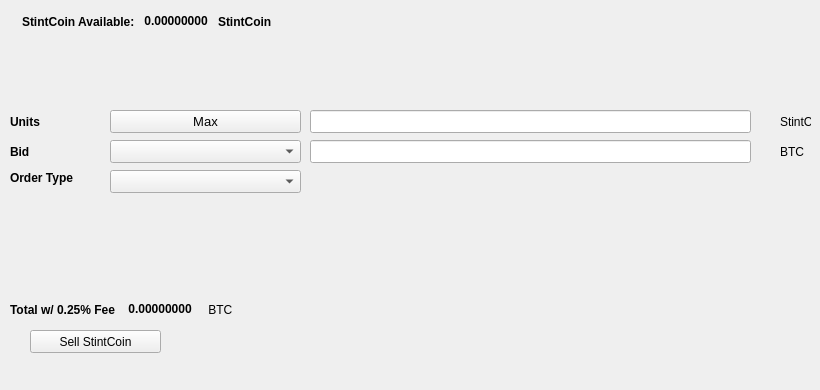
   <widget class="QWidget" name="SellTab">
    <attribute name="title">
     <string>Sell</string>
    </attribute>
    <widget class="QLabel" name="label_16">
     <property name="geometry">
      <rect>
       <x>780</x>
       <y>140</y>
       <width>31</width>
       <height>23</height>
      </rect>
     </property>
     <property name="text">
      <string>BTC</string>
     </property>
    </widget>
    <widget class="QComboBox" name="SellBidcomboBox">
     <property name="geometry">
      <rect>
       <x>110</x>
       <y>140</y>
       <width>191</width>
       <height>23</height>
      </rect>
     </property>
     <property name="font">
      <font>
       <pointsize>10</pointsize>
      </font>
     </property>
    </widget>
    <widget class="QLabel" name="label_18">
     <property name="geometry">
      <rect>
       <x>10</x>
       <y>110</y>
       <width>46</width>
       <height>23</height>
      </rect>
     </property>
     <property name="font">
      <font>
       <weight>75</weight>
       <bold>true</bold>
      </font>
     </property>
     <property name="text">
      <string>Units</string>
     </property>
    </widget>
    <widget class="QPushButton" name="Sell_Max_Amount">
     <property name="geometry">
      <rect>
       <x>110</x>
       <y>110</y>
       <width>191</width>
       <height>23</height>
      </rect>
     </property>
     <property name="font">
      <font>
       <pointsize>10</pointsize>
      </font>
     </property>
     <property name="text">
      <string>Max</string>
     </property>
    </widget>
    <widget class="QLabel" name="label_20">
     <property name="geometry">
      <rect>
       <x>10</x>
       <y>170</y>
       <width>91</width>
       <height>16</height>
      </rect>
     </property>
     <property name="font">
      <font>
       <weight>75</weight>
       <bold>true</bold>
      </font>
     </property>
     <property name="text">
      <string>Order Type</string>
     </property>
    </widget>
    <widget class="QComboBox" name="SellOrdertypeCombo">
     <property name="geometry">
      <rect>
       <x>110</x>
       <y>170</y>
       <width>191</width>
       <height>23</height>
      </rect>
     </property>
     <property name="font">
      <font>
       <pointsize>10</pointsize>
      </font>
     </property>
    </widget>
    <widget class="QLabel" name="label_21">
     <property name="geometry">
      <rect>
       <x>10</x>
       <y>140</y>
       <width>46</width>
       <height>23</height>
      </rect>
     </property>
     <property name="font">
      <font>
       <weight>75</weight>
       <bold>true</bold>
      </font>
     </property>
     <property name="text">
      <string>Bid</string>
     </property>
    </widget>
    <widget class="QLabel" name="label_22">
     <property name="geometry">
      <rect>
       <x>780</x>
       <y>110</y>
       <width>31</width>
       <height>23</height>
      </rect>
     </property>
     <property name="text">
      <string>StintCoin</string>
     </property>
    </widget>
    <widget class="QLineEdit" name="UnitsInputStintCoin">
     <property name="geometry">
      <rect>
       <x>310</x>
       <y>110</y>
       <width>441</width>
       <height>23</height>
      </rect>
     </property>
     <property name="font">
      <font>
       <pointsize>9</pointsize>
       <weight>75</weight>
       <bold>true</bold>
      </font>
     </property>
    </widget>
    <widget class="QLineEdit" name="SellBidPriceEdit">
     <property name="geometry">
      <rect>
       <x>310</x>
       <y>140</y>
       <width>441</width>
       <height>23</height>
      </rect>
     </property>
     <property name="font">
      <font>
       <pointsize>9</pointsize>
       <weight>75</weight>
       <bold>true</bold>
      </font>
     </property>
    </widget>
    <widget class="QPushButton" name="SellStintCoinBTN">
     <property name="geometry">
      <rect>
       <x>30</x>
       <y>330</y>
       <width>131</width>
       <height>23</height>
      </rect>
     </property>
     <property name="text">
      <string>Sell StintCoin</string>
     </property>
     <property name="icon">
      <iconset resource="../stintcoin">
       <normaloff>:/icons/bitcoin</normaloff>:/icons/bitcoin</iconset>
     </property>
    </widget>
    <widget class="QWidget" name="layoutWidget3">
     <property name="geometry">
      <rect>
       <x>22</x>
       <y>12</y>
       <width>258</width>
       <height>19</height>
      </rect>
     </property>
     <layout class="QHBoxLayout" name="horizontalLayout">
      <item>
       <widget class="QLabel" name="label232_2">
        <property name="font">
         <font>
          <weight>75</weight>
          <bold>true</bold>
         </font>
        </property>
        <property name="text">
         <string>StintCoin Available:</string>
        </property>
       </widget>
      </item>
      <item>
       <widget class="QLabel" name="StintCoinAvailableLabel">
        <property name="palette">
         <palette>
          <active>
           <colorrole role="WindowText">
            <brush brushstyle="SolidPattern">
             <color alpha="255">
              <red>0</red>
              <green>0</green>
              <blue>0</blue>
             </color>
            </brush>
           </colorrole>
           <colorrole role="Button">
            <brush brushstyle="SolidPattern">
             <color alpha="255">
              <red>0</red>
              <green>170</green>
              <blue>0</blue>
             </color>
            </brush>
           </colorrole>
           <colorrole role="Light">
            <brush brushstyle="SolidPattern">
             <color alpha="255">
              <red>0</red>
              <green>255</green>
              <blue>0</blue>
             </color>
            </brush>
           </colorrole>
           <colorrole role="Midlight">
            <brush brushstyle="SolidPattern">
             <color alpha="255">
              <red>0</red>
              <green>212</green>
              <blue>0</blue>
             </color>
            </brush>
           </colorrole>
           <colorrole role="Dark">
            <brush brushstyle="SolidPattern">
             <color alpha="255">
              <red>0</red>
              <green>85</green>
              <blue>0</blue>
             </color>
            </brush>
           </colorrole>
           <colorrole role="Mid">
            <brush brushstyle="SolidPattern">
             <color alpha="255">
              <red>0</red>
              <green>113</green>
              <blue>0</blue>
             </color>
            </brush>
           </colorrole>
           <colorrole role="Text">
            <brush brushstyle="SolidPattern">
             <color alpha="255">
              <red>0</red>
              <green>170</green>
              <blue>0</blue>
             </color>
            </brush>
           </colorrole>
           <colorrole role="BrightText">
            <brush brushstyle="SolidPattern">
             <color alpha="255">
              <red>255</red>
              <green>255</green>
              <blue>255</blue>
             </color>
            </brush>
           </colorrole>
           <colorrole role="ButtonText">
            <brush brushstyle="SolidPattern">
             <color alpha="255">
              <red>0</red>
              <green>0</green>
              <blue>0</blue>
             </color>
            </brush>
           </colorrole>
           <colorrole role="Base">
            <brush brushstyle="SolidPattern">
             <color alpha="255">
              <red>255</red>
              <green>255</green>
              <blue>255</blue>
             </color>
            </brush>
           </colorrole>
           <colorrole role="Window">
            <brush brushstyle="SolidPattern">
             <color alpha="255">
              <red>0</red>
              <green>170</green>
              <blue>0</blue>
             </color>
            </brush>
           </colorrole>
           <colorrole role="Shadow">
            <brush brushstyle="SolidPattern">
             <color alpha="255">
              <red>0</red>
              <green>0</green>
              <blue>0</blue>
             </color>
            </brush>
           </colorrole>
           <colorrole role="AlternateBase">
            <brush brushstyle="SolidPattern">
             <color alpha="255">
              <red>127</red>
              <green>212</green>
              <blue>127</blue>
             </color>
            </brush>
           </colorrole>
           <colorrole role="ToolTipBase">
            <brush brushstyle="SolidPattern">
             <color alpha="255">
              <red>255</red>
              <green>255</green>
              <blue>220</blue>
             </color>
            </brush>
           </colorrole>
           <colorrole role="ToolTipText">
            <brush brushstyle="SolidPattern">
             <color alpha="255">
              <red>0</red>
              <green>0</green>
              <blue>0</blue>
             </color>
            </brush>
           </colorrole>
          </active>
          <inactive>
           <colorrole role="WindowText">
            <brush brushstyle="SolidPattern">
             <color alpha="255">
              <red>0</red>
              <green>0</green>
              <blue>0</blue>
             </color>
            </brush>
           </colorrole>
           <colorrole role="Button">
            <brush brushstyle="SolidPattern">
             <color alpha="255">
              <red>0</red>
              <green>170</green>
              <blue>0</blue>
             </color>
            </brush>
           </colorrole>
           <colorrole role="Light">
            <brush brushstyle="SolidPattern">
             <color alpha="255">
              <red>0</red>
              <green>255</green>
              <blue>0</blue>
             </color>
            </brush>
           </colorrole>
           <colorrole role="Midlight">
            <brush brushstyle="SolidPattern">
             <color alpha="255">
              <red>0</red>
              <green>212</green>
              <blue>0</blue>
             </color>
            </brush>
           </colorrole>
           <colorrole role="Dark">
            <brush brushstyle="SolidPattern">
             <color alpha="255">
              <red>0</red>
              <green>85</green>
              <blue>0</blue>
             </color>
            </brush>
           </colorrole>
           <colorrole role="Mid">
            <brush brushstyle="SolidPattern">
             <color alpha="255">
              <red>0</red>
              <green>113</green>
              <blue>0</blue>
             </color>
            </brush>
           </colorrole>
           <colorrole role="Text">
            <brush brushstyle="SolidPattern">
             <color alpha="255">
              <red>0</red>
              <green>170</green>
              <blue>0</blue>
             </color>
            </brush>
           </colorrole>
           <colorrole role="BrightText">
            <brush brushstyle="SolidPattern">
             <color alpha="255">
              <red>255</red>
              <green>255</green>
              <blue>255</blue>
             </color>
            </brush>
           </colorrole>
           <colorrole role="ButtonText">
            <brush brushstyle="SolidPattern">
             <color alpha="255">
              <red>0</red>
              <green>0</green>
              <blue>0</blue>
             </color>
            </brush>
           </colorrole>
           <colorrole role="Base">
            <brush brushstyle="SolidPattern">
             <color alpha="255">
              <red>255</red>
              <green>255</green>
              <blue>255</blue>
             </color>
            </brush>
           </colorrole>
           <colorrole role="Window">
            <brush brushstyle="SolidPattern">
             <color alpha="255">
              <red>0</red>
              <green>170</green>
              <blue>0</blue>
             </color>
            </brush>
           </colorrole>
           <colorrole role="Shadow">
            <brush brushstyle="SolidPattern">
             <color alpha="255">
              <red>0</red>
              <green>0</green>
              <blue>0</blue>
             </color>
            </brush>
           </colorrole>
           <colorrole role="AlternateBase">
            <brush brushstyle="SolidPattern">
             <color alpha="255">
              <red>127</red>
              <green>212</green>
              <blue>127</blue>
             </color>
            </brush>
           </colorrole>
           <colorrole role="ToolTipBase">
            <brush brushstyle="SolidPattern">
             <color alpha="255">
              <red>255</red>
              <green>255</green>
              <blue>220</blue>
             </color>
            </brush>
           </colorrole>
           <colorrole role="ToolTipText">
            <brush brushstyle="SolidPattern">
             <color alpha="255">
              <red>0</red>
              <green>0</green>
              <blue>0</blue>
             </color>
            </brush>
           </colorrole>
          </inactive>
          <disabled>
           <colorrole role="WindowText">
            <brush brushstyle="SolidPattern">
             <color alpha="255">
              <red>0</red>
              <green>85</green>
              <blue>0</blue>
             </color>
            </brush>
           </colorrole>
           <colorrole role="Button">
            <brush brushstyle="SolidPattern">
             <color alpha="255">
              <red>0</red>
              <green>170</green>
              <blue>0</blue>
             </color>
            </brush>
           </colorrole>
           <colorrole role="Light">
            <brush brushstyle="SolidPattern">
             <color alpha="255">
              <red>0</red>
              <green>255</green>
              <blue>0</blue>
             </color>
            </brush>
           </colorrole>
           <colorrole role="Midlight">
            <brush brushstyle="SolidPattern">
             <color alpha="255">
              <red>0</red>
              <green>212</green>
              <blue>0</blue>
             </color>
            </brush>
           </colorrole>
           <colorrole role="Dark">
            <brush brushstyle="SolidPattern">
             <color alpha="255">
              <red>0</red>
              <green>85</green>
              <blue>0</blue>
             </color>
            </brush>
           </colorrole>
           <colorrole role="Mid">
            <brush brushstyle="SolidPattern">
             <color alpha="255">
              <red>0</red>
              <green>113</green>
              <blue>0</blue>
             </color>
            </brush>
           </colorrole>
           <colorrole role="Text">
            <brush brushstyle="SolidPattern">
             <color alpha="255">
              <red>0</red>
              <green>85</green>
              <blue>0</blue>
             </color>
            </brush>
           </colorrole>
           <colorrole role="BrightText">
            <brush brushstyle="SolidPattern">
             <color alpha="255">
              <red>255</red>
              <green>255</green>
              <blue>255</blue>
             </color>
            </brush>
           </colorrole>
           <colorrole role="ButtonText">
            <brush brushstyle="SolidPattern">
             <color alpha="255">
              <red>0</red>
              <green>85</green>
              <blue>0</blue>
             </color>
            </brush>
           </colorrole>
           <colorrole role="Base">
            <brush brushstyle="SolidPattern">
             <color alpha="255">
              <red>0</red>
              <green>170</green>
              <blue>0</blue>
             </color>
            </brush>
           </colorrole>
           <colorrole role="Window">
            <brush brushstyle="SolidPattern">
             <color alpha="255">
              <red>0</red>
              <green>170</green>
              <blue>0</blue>
             </color>
            </brush>
           </colorrole>
           <colorrole role="Shadow">
            <brush brushstyle="SolidPattern">
             <color alpha="255">
              <red>0</red>
              <green>0</green>
              <blue>0</blue>
             </color>
            </brush>
           </colorrole>
           <colorrole role="AlternateBase">
            <brush brushstyle="SolidPattern">
             <color alpha="255">
              <red>0</red>
              <green>170</green>
              <blue>0</blue>
             </color>
            </brush>
           </colorrole>
           <colorrole role="ToolTipBase">
            <brush brushstyle="SolidPattern">
             <color alpha="255">
              <red>255</red>
              <green>255</green>
              <blue>220</blue>
             </color>
            </brush>
           </colorrole>
           <colorrole role="ToolTipText">
            <brush brushstyle="SolidPattern">
             <color alpha="255">
              <red>0</red>
              <green>0</green>
              <blue>0</blue>
             </color>
            </brush>
           </colorrole>
          </disabled>
         </palette>
        </property>
        <property name="font">
         <font>
          <weight>75</weight>
          <bold>true</bold>
         </font>
        </property>
        <property name="text">
         <string> 0.00000000 </string>
        </property>
        <property name="textInteractionFlags">
         <set>Qt::LinksAccessibleByMouse|Qt::TextSelectableByKeyboard|Qt::TextSelectableByMouse</set>
        </property>
       </widget>
      </item>
      <item>
       <widget class="QLabel" name="labelStintCoin">
        <property name="font">
         <font>
          <weight>75</weight>
          <bold>true</bold>
         </font>
        </property>
        <property name="text">
         <string>StintCoin</string>
        </property>
       </widget>
      </item>
     </layout>
    </widget>
    <widget class="QWidget" name="layoutWidget">
     <property name="geometry">
      <rect>
       <x>10</x>
       <y>300</y>
       <width>268</width>
       <height>19</height>
      </rect>
     </property>
     <layout class="QHBoxLayout" name="horizontalLayout_2">
      <item>
       <widget class="QLabel" name="label_19">
        <property name="font">
         <font>
          <weight>75</weight>
          <bold>true</bold>
         </font>
        </property>
        <property name="text">
         <string>Total w/ 0.25% Fee </string>
        </property>
       </widget>
      </item>
      <item>
       <widget class="QLabel" name="SellCostLabel">
        <property name="palette">
         <palette>
          <active>
           <colorrole role="WindowText">
            <brush brushstyle="SolidPattern">
             <color alpha="255">
              <red>0</red>
              <green>0</green>
              <blue>0</blue>
             </color>
            </brush>
           </colorrole>
           <colorrole role="Button">
            <brush brushstyle="SolidPattern">
             <color alpha="255">
              <red>0</red>
              <green>170</green>
              <blue>0</blue>
             </color>
            </brush>
           </colorrole>
           <colorrole role="Light">
            <brush brushstyle="SolidPattern">
             <color alpha="255">
              <red>0</red>
              <green>255</green>
              <blue>0</blue>
             </color>
            </brush>
           </colorrole>
           <colorrole role="Midlight">
            <brush brushstyle="SolidPattern">
             <color alpha="255">
              <red>0</red>
              <green>212</green>
              <blue>0</blue>
             </color>
            </brush>
           </colorrole>
           <colorrole role="Dark">
            <brush brushstyle="SolidPattern">
             <color alpha="255">
              <red>0</red>
              <green>85</green>
              <blue>0</blue>
             </color>
            </brush>
           </colorrole>
           <colorrole role="Mid">
            <brush brushstyle="SolidPattern">
             <color alpha="255">
              <red>0</red>
              <green>113</green>
              <blue>0</blue>
             </color>
            </brush>
           </colorrole>
           <colorrole role="Text">
            <brush brushstyle="SolidPattern">
             <color alpha="255">
              <red>0</red>
              <green>170</green>
              <blue>0</blue>
             </color>
            </brush>
           </colorrole>
           <colorrole role="BrightText">
            <brush brushstyle="SolidPattern">
             <color alpha="255">
              <red>255</red>
              <green>255</green>
              <blue>255</blue>
             </color>
            </brush>
           </colorrole>
           <colorrole role="ButtonText">
            <brush brushstyle="SolidPattern">
             <color alpha="255">
              <red>0</red>
              <green>0</green>
              <blue>0</blue>
             </color>
            </brush>
           </colorrole>
           <colorrole role="Base">
            <brush brushstyle="SolidPattern">
             <color alpha="255">
              <red>255</red>
              <green>255</green>
              <blue>255</blue>
             </color>
            </brush>
           </colorrole>
           <colorrole role="Window">
            <brush brushstyle="SolidPattern">
             <color alpha="255">
              <red>0</red>
              <green>170</green>
              <blue>0</blue>
             </color>
            </brush>
           </colorrole>
           <colorrole role="Shadow">
            <brush brushstyle="SolidPattern">
             <color alpha="255">
              <red>0</red>
              <green>0</green>
              <blue>0</blue>
             </color>
            </brush>
           </colorrole>
           <colorrole role="AlternateBase">
            <brush brushstyle="SolidPattern">
             <color alpha="255">
              <red>127</red>
              <green>212</green>
              <blue>127</blue>
             </color>
            </brush>
           </colorrole>
           <colorrole role="ToolTipBase">
            <brush brushstyle="SolidPattern">
             <color alpha="255">
              <red>255</red>
              <green>255</green>
              <blue>220</blue>
             </color>
            </brush>
           </colorrole>
           <colorrole role="ToolTipText">
            <brush brushstyle="SolidPattern">
             <color alpha="255">
              <red>0</red>
              <green>0</green>
              <blue>0</blue>
             </color>
            </brush>
           </colorrole>
          </active>
          <inactive>
           <colorrole role="WindowText">
            <brush brushstyle="SolidPattern">
             <color alpha="255">
              <red>0</red>
              <green>0</green>
              <blue>0</blue>
             </color>
            </brush>
           </colorrole>
           <colorrole role="Button">
            <brush brushstyle="SolidPattern">
             <color alpha="255">
              <red>0</red>
              <green>170</green>
              <blue>0</blue>
             </color>
            </brush>
           </colorrole>
           <colorrole role="Light">
            <brush brushstyle="SolidPattern">
             <color alpha="255">
              <red>0</red>
              <green>255</green>
              <blue>0</blue>
             </color>
            </brush>
           </colorrole>
           <colorrole role="Midlight">
            <brush brushstyle="SolidPattern">
             <color alpha="255">
              <red>0</red>
              <green>212</green>
              <blue>0</blue>
             </color>
            </brush>
           </colorrole>
           <colorrole role="Dark">
            <brush brushstyle="SolidPattern">
             <color alpha="255">
              <red>0</red>
              <green>85</green>
              <blue>0</blue>
             </color>
            </brush>
           </colorrole>
           <colorrole role="Mid">
            <brush brushstyle="SolidPattern">
             <color alpha="255">
              <red>0</red>
              <green>113</green>
              <blue>0</blue>
             </color>
            </brush>
           </colorrole>
           <colorrole role="Text">
            <brush brushstyle="SolidPattern">
             <color alpha="255">
              <red>0</red>
              <green>170</green>
              <blue>0</blue>
             </color>
            </brush>
           </colorrole>
           <colorrole role="BrightText">
            <brush brushstyle="SolidPattern">
             <color alpha="255">
              <red>255</red>
              <green>255</green>
              <blue>255</blue>
             </color>
            </brush>
           </colorrole>
           <colorrole role="ButtonText">
            <brush brushstyle="SolidPattern">
             <color alpha="255">
              <red>0</red>
              <green>0</green>
              <blue>0</blue>
             </color>
            </brush>
           </colorrole>
           <colorrole role="Base">
            <brush brushstyle="SolidPattern">
             <color alpha="255">
              <red>255</red>
              <green>255</green>
              <blue>255</blue>
             </color>
            </brush>
           </colorrole>
           <colorrole role="Window">
            <brush brushstyle="SolidPattern">
             <color alpha="255">
              <red>0</red>
              <green>170</green>
              <blue>0</blue>
             </color>
            </brush>
           </colorrole>
           <colorrole role="Shadow">
            <brush brushstyle="SolidPattern">
             <color alpha="255">
              <red>0</red>
              <green>0</green>
              <blue>0</blue>
             </color>
            </brush>
           </colorrole>
           <colorrole role="AlternateBase">
            <brush brushstyle="SolidPattern">
             <color alpha="255">
              <red>127</red>
              <green>212</green>
              <blue>127</blue>
             </color>
            </brush>
           </colorrole>
           <colorrole role="ToolTipBase">
            <brush brushstyle="SolidPattern">
             <color alpha="255">
              <red>255</red>
              <green>255</green>
              <blue>220</blue>
             </color>
            </brush>
           </colorrole>
           <colorrole role="ToolTipText">
            <brush brushstyle="SolidPattern">
             <color alpha="255">
              <red>0</red>
              <green>0</green>
              <blue>0</blue>
             </color>
            </brush>
           </colorrole>
          </inactive>
          <disabled>
           <colorrole role="WindowText">
            <brush brushstyle="SolidPattern">
             <color alpha="255">
              <red>0</red>
              <green>85</green>
              <blue>0</blue>
             </color>
            </brush>
           </colorrole>
           <colorrole role="Button">
            <brush brushstyle="SolidPattern">
             <color alpha="255">
              <red>0</red>
              <green>170</green>
              <blue>0</blue>
             </color>
            </brush>
           </colorrole>
           <colorrole role="Light">
            <brush brushstyle="SolidPattern">
             <color alpha="255">
              <red>0</red>
              <green>255</green>
              <blue>0</blue>
             </color>
            </brush>
           </colorrole>
           <colorrole role="Midlight">
            <brush brushstyle="SolidPattern">
             <color alpha="255">
              <red>0</red>
              <green>212</green>
              <blue>0</blue>
             </color>
            </brush>
           </colorrole>
           <colorrole role="Dark">
            <brush brushstyle="SolidPattern">
             <color alpha="255">
              <red>0</red>
              <green>85</green>
              <blue>0</blue>
             </color>
            </brush>
           </colorrole>
           <colorrole role="Mid">
            <brush brushstyle="SolidPattern">
             <color alpha="255">
              <red>0</red>
              <green>113</green>
              <blue>0</blue>
             </color>
            </brush>
           </colorrole>
           <colorrole role="Text">
            <brush brushstyle="SolidPattern">
             <color alpha="255">
              <red>0</red>
              <green>85</green>
              <blue>0</blue>
             </color>
            </brush>
           </colorrole>
           <colorrole role="BrightText">
            <brush brushstyle="SolidPattern">
             <color alpha="255">
              <red>255</red>
              <green>255</green>
              <blue>255</blue>
             </color>
            </brush>
           </colorrole>
           <colorrole role="ButtonText">
            <brush brushstyle="SolidPattern">
             <color alpha="255">
              <red>0</red>
              <green>85</green>
              <blue>0</blue>
             </color>
            </brush>
           </colorrole>
           <colorrole role="Base">
            <brush brushstyle="SolidPattern">
             <color alpha="255">
              <red>0</red>
              <green>170</green>
              <blue>0</blue>
             </color>
            </brush>
           </colorrole>
           <colorrole role="Window">
            <brush brushstyle="SolidPattern">
             <color alpha="255">
              <red>0</red>
              <green>170</green>
              <blue>0</blue>
             </color>
            </brush>
           </colorrole>
           <colorrole role="Shadow">
            <brush brushstyle="SolidPattern">
             <color alpha="255">
              <red>0</red>
              <green>0</green>
              <blue>0</blue>
             </color>
            </brush>
           </colorrole>
           <colorrole role="AlternateBase">
            <brush brushstyle="SolidPattern">
             <color alpha="255">
              <red>0</red>
              <green>170</green>
              <blue>0</blue>
             </color>
            </brush>
           </colorrole>
           <colorrole role="ToolTipBase">
            <brush brushstyle="SolidPattern">
             <color alpha="255">
              <red>255</red>
              <green>255</green>
              <blue>220</blue>
             </color>
            </brush>
           </colorrole>
           <colorrole role="ToolTipText">
            <brush brushstyle="SolidPattern">
             <color alpha="255">
              <red>0</red>
              <green>0</green>
              <blue>0</blue>
             </color>
            </brush>
           </colorrole>
          </disabled>
         </palette>
        </property>
        <property name="font">
         <font>
          <weight>75</weight>
          <bold>true</bold>
         </font>
        </property>
        <property name="autoFillBackground">
         <bool>false</bool>
        </property>
        <property name="text">
         <string> 0.00000000</string>
        </property>
        <property name="textInteractionFlags">
         <set>Qt::LinksAccessibleByMouse|Qt::TextSelectableByMouse</set>
        </property>
       </widget>
      </item>
      <item>
       <widget class="QLabel" name="label_17">
        <property name="font">
         <font>
          <weight>50</weight>
          <bold>false</bold>
         </font>
        </property>
        <property name="text">
         <string> BTC</string>
        </property>
       </widget>
      </item>
     </layout>
    </widget>
    <widget class="QLabel" name="label_23">
     <property name="geometry">
      <rect>
       <x>460</x>
       <y>300</y>
       <width>281</width>
       <height>81</height>
      </rect>
     </property>
     <property name="text">
      <string/>
     </property>
     <property name="pixmap">
      <pixmap>:/images/bittrex</pixmap>
     </property>
    </widget>
   </widget>
